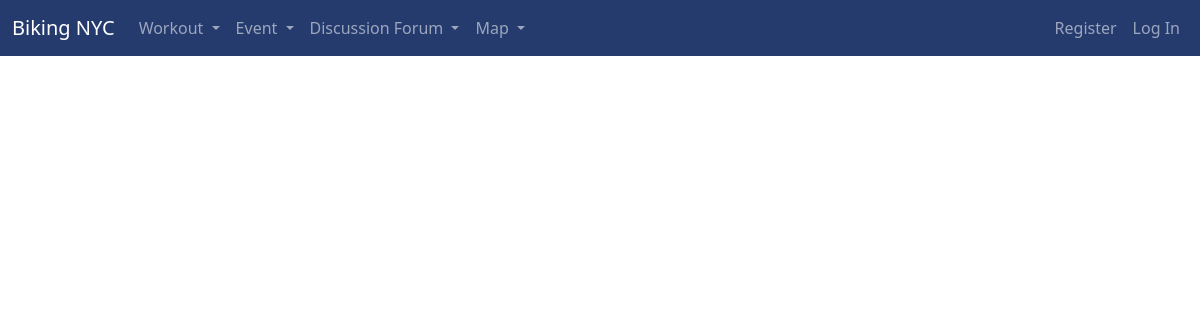
The page /workout_history/3/ on the database as committed earlier.
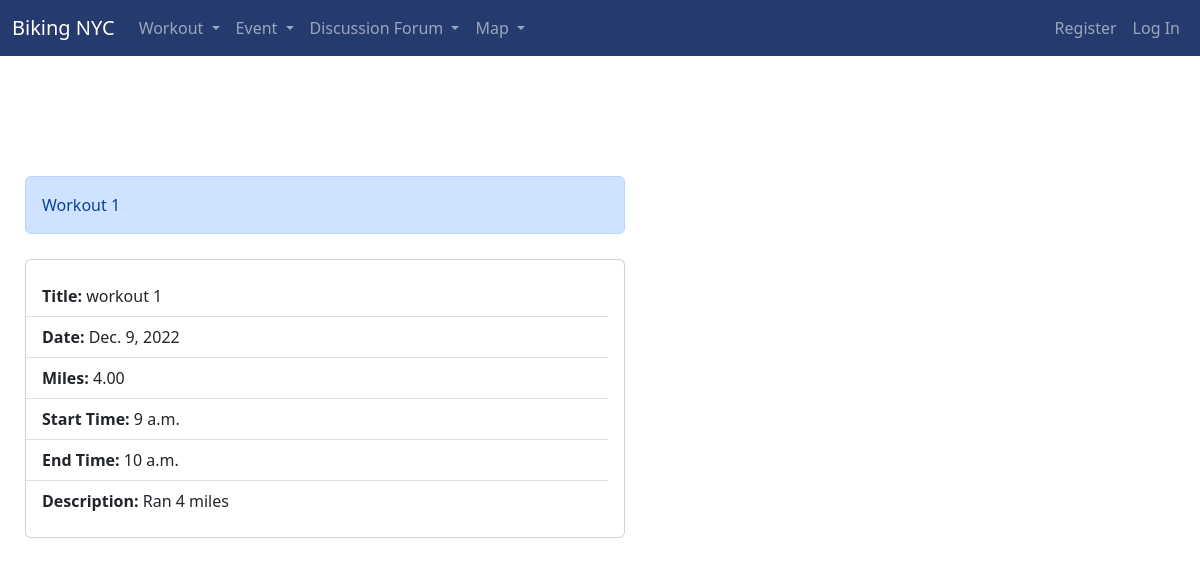
The same page on the database as committed later.
### bikingapp/models.py (models this page shows, shortened)
class Workout(models.Model):
    title = models.CharField(max_length=50)
    miles = models.DecimalField(max_digits=5, decimal_places=2)
    date = models.DateField(default=timezone.now)
    time_start = models.TimeField(default=timezone.now)
    time_end = models.TimeField(default=timezone.now)
    date_created = models.DateTimeField(default=timezone.now)
    description = models.CharField(max_length=500, null=True)
    created_by = models.CharField(max_length=100, default="user")

### bikingapp/views.py (the view)
# urls.py: path("workout_history/<int:id1>/", views.view_workout),
def view_workout(request, id1):
    obj = models.Workout.objects.filter(id=id1).order_by("id")
    context = {"obj1": obj}
    return render(request, "workout/view_workout.html", context)

### bikingapp/templates/workout/view_workout.html (shortened to what this page needs)
<!DOCTYPE html>
<html lang="en">
  <head>
    <link
      href="https://cdn.jsdelivr.net/npm/bootstrap@5.2.2/dist/css/bootstrap.min.css"
      rel="stylesheet"
    />
    <link
      rel="stylesheet"
      href="https://cdn.jsdelivr.net/npm/bootstrap-icons@1.9.1/font/bootstrap-icons.css"
    />
  </head>
  <body>
    {% extends 'base.html' %} {% block content %}
    <div style="margin-top: 120px">
      <div class="col">
        {% for obj in obj1 %}
        <div
          class="alert alert-primary col-lg-6"
          role="alert"
          style="margin-left: 25px; text-transform: capitalize"
        >
          {{obj.title}}
        </div>
        <div class="card col-lg-6" style="margin: 25px">
          <ul class="list-group list-group-flush card-body">
            <li class="list-group-item"><b>Title:</b> {{obj.title}}</li>
            <li class="list-group-item"><b>Date:</b> {{obj.date}}</li>
            <li class="list-group-item"><b>Miles:</b> {{obj.miles}}</li>
            <li class="list-group-item"><b>Start Time:</b> {{obj.time_start}}</li>
            <li class="list-group-item"><b>End Time:</b> {{obj.time_end}}</li>
            <li class="list-group-item"><b>Description:</b> {{obj.description}}</li>
          </ul>
        </div>
        {% endfor %}
      </div>
    </div>
    {% endblock content %}

Rows that differ between the two databases and show on the page:
added Workout: title "Workout 1", title "workout 1", date "Dec. 9, 2022", miles "4.00", time_start "9 a.m.", time_end "10 a.m.", description "Ran 4 miles"
